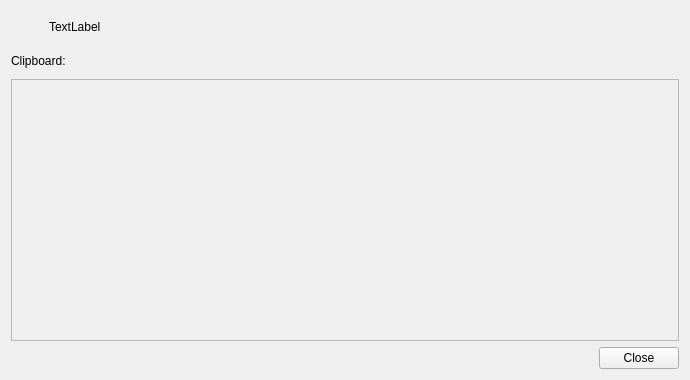
<?xml version="1.0" encoding="UTF-8"?>
<ui version="4.0">
 <class>BookmarkManager</class>
 <widget class="QDialog" name="BookmarkManager">
  <property name="geometry">
   <rect>
    <x>0</x>
    <y>0</y>
    <width>690</width>
    <height>380</height>
   </rect>
  </property>
  <property name="windowTitle">
   <string>Bookmarks</string>
  </property>
  <property name="windowIcon">
   <iconset resource="../../ressources.qrc">
    <normaloff>:/icons/bookmark.png</normaloff>:/icons/bookmark.png</iconset>
  </property>
  <layout class="QVBoxLayout" name="verticalLayout">
   <item>
    <layout class="QHBoxLayout" name="horizontalLayout">
     <item>
      <widget class="QToolButton" name="bBack">
       <property name="minimumSize">
        <size>
         <width>32</width>
         <height>32</height>
        </size>
       </property>
       <property name="maximumSize">
        <size>
         <width>32</width>
         <height>32</height>
        </size>
       </property>
       <property name="text">
        <string notr="true"/>
       </property>
       <property name="icon">
        <iconset resource="../../ressources.qrc">
         <normaloff>:/icons/back.png</normaloff>:/icons/back.png</iconset>
       </property>
       <property name="iconSize">
        <size>
         <width>32</width>
         <height>32</height>
        </size>
       </property>
       <property name="autoRaise">
        <bool>true</bool>
       </property>
      </widget>
     </item>
     <item>
      <widget class="QLabel" name="lFolderName">
       <property name="text">
        <string notr="true">TextLabel</string>
       </property>
      </widget>
     </item>
    </layout>
   </item>
   <item>
    <layout class="QHBoxLayout" name="clipboard">
     <item>
      <widget class="QLabel" name="lClipboard">
       <property name="text">
        <string>Clipboard:</string>
       </property>
      </widget>
     </item>
     <item>
      <widget class="QToolButton" name="bPaste">
       <property name="minimumSize">
        <size>
         <width>24</width>
         <height>24</height>
        </size>
       </property>
       <property name="maximumSize">
        <size>
         <width>24</width>
         <height>24</height>
        </size>
       </property>
       <property name="toolTip">
        <string>Paste</string>
       </property>
       <property name="text">
        <string notr="true"/>
       </property>
       <property name="icon">
        <iconset resource="../../ressources.qrc">
         <normaloff>:/icons/download_run.png</normaloff>:/icons/download_run.png</iconset>
       </property>
       <property name="iconSize">
        <size>
         <width>24</width>
         <height>24</height>
        </size>
       </property>
       <property name="autoRaise">
        <bool>true</bool>
       </property>
      </widget>
     </item>
     <item>
      <widget class="QToolButton" name="bUnCut">
       <property name="minimumSize">
        <size>
         <width>24</width>
         <height>24</height>
        </size>
       </property>
       <property name="maximumSize">
        <size>
         <width>24</width>
         <height>24</height>
        </size>
       </property>
       <property name="toolTip">
        <string>Remove from clipboard</string>
       </property>
       <property name="text">
        <string notr="true"/>
       </property>
       <property name="icon">
        <iconset resource="../../ressources.qrc">
         <normaloff>:/icons/stop.png</normaloff>:/icons/stop.png</iconset>
       </property>
       <property name="iconSize">
        <size>
         <width>24</width>
         <height>24</height>
        </size>
       </property>
       <property name="autoRaise">
        <bool>true</bool>
       </property>
      </widget>
     </item>
    </layout>
   </item>
   <item>
    <widget class="QScrollArea" name="scrollArea">
     <property name="widgetResizable">
      <bool>true</bool>
     </property>
     <widget class="QWidget" name="itemscont">
      <property name="geometry">
       <rect>
        <x>0</x>
        <y>0</y>
        <width>676</width>
        <height>267</height>
       </rect>
      </property>
      <layout class="QVBoxLayout" name="verticalLayout_2">
       <property name="topMargin">
        <number>2</number>
       </property>
       <property name="bottomMargin">
        <number>2</number>
       </property>
       <item>
        <layout class="QVBoxLayout" name="items"/>
       </item>
       <item>
        <spacer name="verticalSpacer">
         <property name="orientation">
          <enum>Qt::Vertical</enum>
         </property>
         <property name="sizeHint" stdset="0">
          <size>
           <width>20</width>
           <height>40</height>
          </size>
         </property>
        </spacer>
       </item>
      </layout>
     </widget>
    </widget>
   </item>
   <item>
    <layout class="QHBoxLayout" name="horizontalLayout_2">
     <item>
      <spacer name="horizontalSpacer">
       <property name="orientation">
        <enum>Qt::Horizontal</enum>
       </property>
       <property name="sizeHint" stdset="0">
        <size>
         <width>40</width>
         <height>20</height>
        </size>
       </property>
      </spacer>
     </item>
     <item>
      <widget class="QPushButton" name="bClose">
       <property name="text">
        <string>Close</string>
       </property>
       <property name="icon">
        <iconset resource="../../ressources.qrc">
         <normaloff>:/icons/close.png</normaloff>:/icons/close.png</iconset>
       </property>
       <property name="autoDefault">
        <bool>false</bool>
       </property>
      </widget>
     </item>
    </layout>
   </item>
  </layout>
 </widget>
 <resources>
  <include location="../../ressources.qrc"/>
 </resources>
 <connections/>
</ui>
